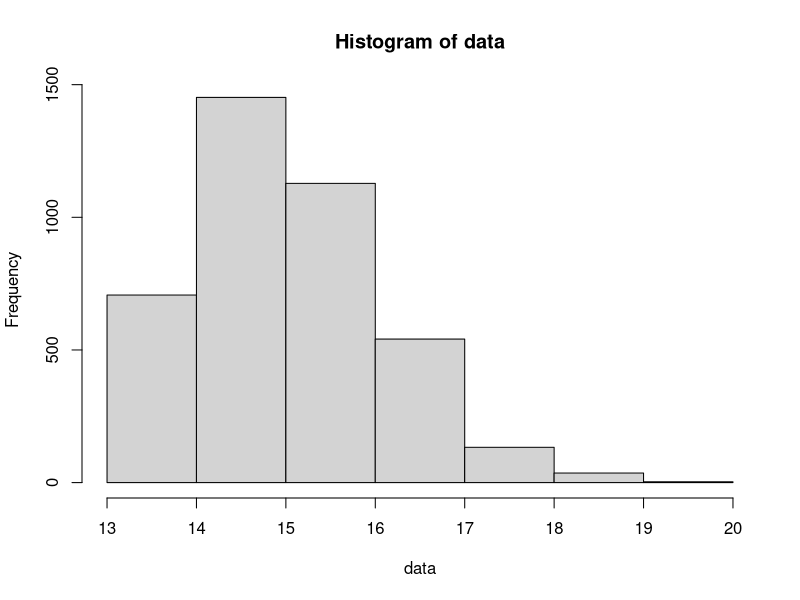
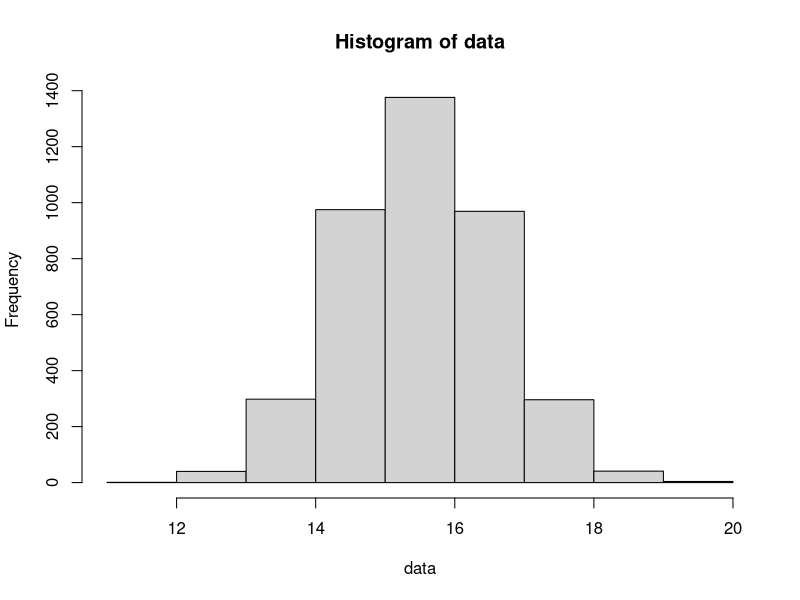
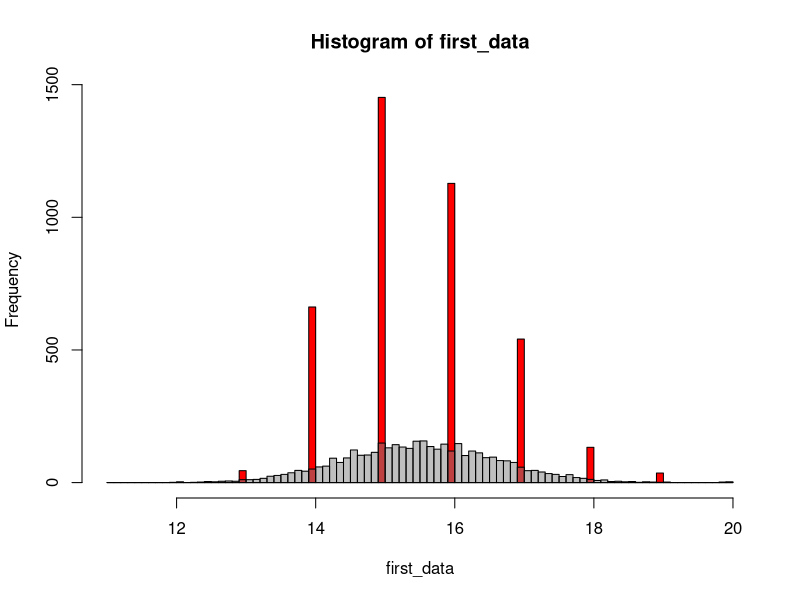
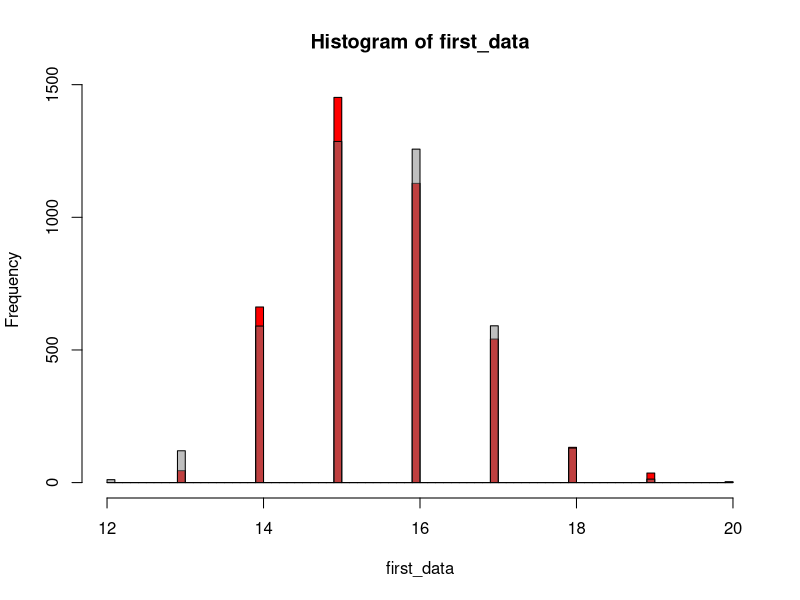
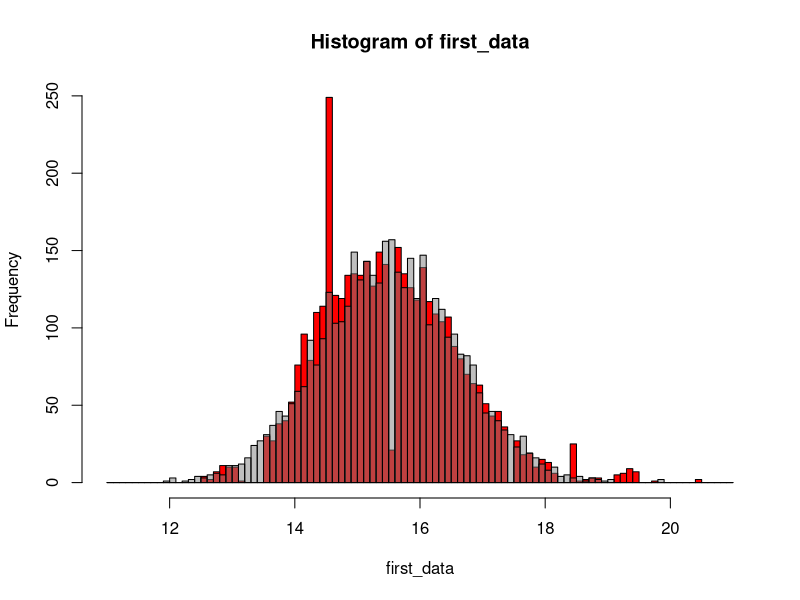
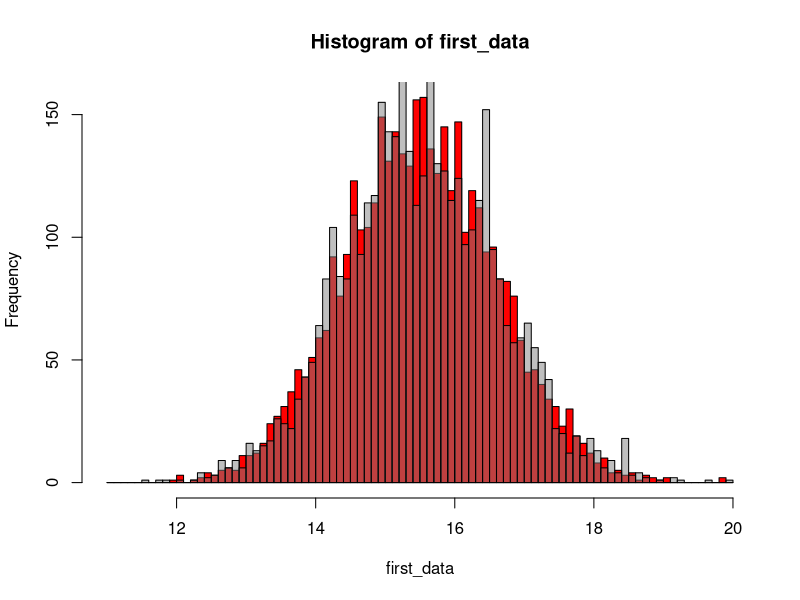
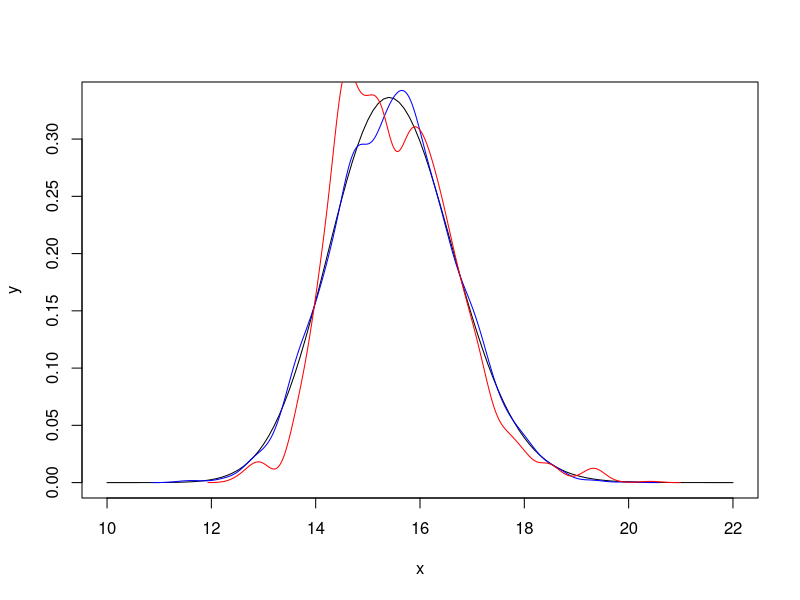
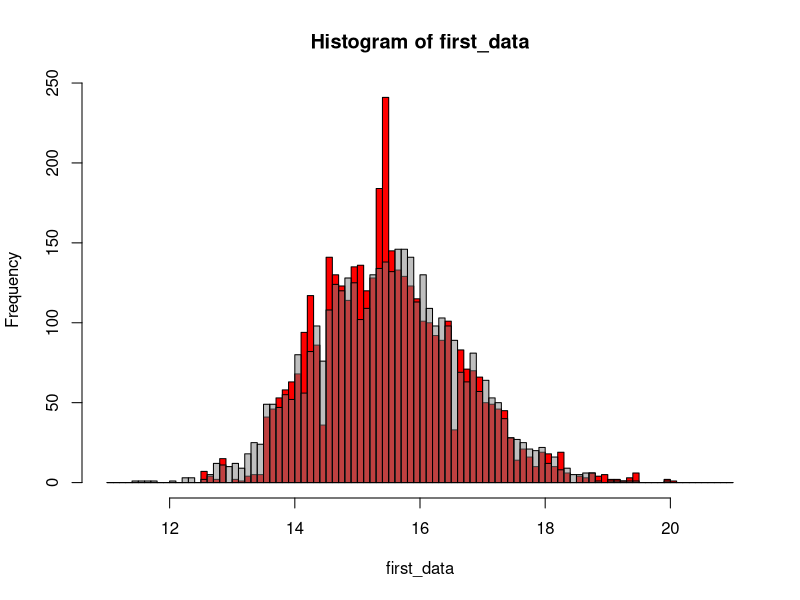

The R script that drew these images, in order:
library( MASS )

## Function for getting data (it's discrete) from experiment with our model
get_discrete_data = function() {
  value_count <- c(45, 662, 1452, 1128, 541, 133, 36, 3)
  values <- 13:20
  data <- rep(values, value_count)
  return (data)
}

## Print histogram
print_hist = function(data) {
  min_border = floor(min(data))
  max_border = ceiling(max(data))
  data_breaks = c(min_border : max_border)
  
  hist(data, breaks = data_breaks)
}

## Print two histograms
print_two_histogram = function(first_data, second_data) {
  min_border = min( floor(min(first_data)), floor(min(second_data)) )
  max_border = max( ceiling(max(first_data)), ceiling(max(second_data)) )
  data_breaks = seq(min_border, max_border, 0.1)
  data_xlim = c(min_border, max_border)
  
  par(mfrow = c(1, 1))
  hist(first_data, breaks = data_breaks, col = "red", xlim = data_xlim)
  hist(second_data, breaks = data_breaks, col = rgb(0.5, 0.5, 0.5, 0.5), add = TRUE)
}

## Get discrete data
discrete_data = get_discrete_data()
discrete_data_length = length(discrete_data)
## Print discrete data few ways
table(discrete_data)
print_hist(discrete_data)

## Function for finding parameters for our data when we except that it's gamma distribution
find_distibution_parameters = function(data) {
  start_shape = 155
  start_rate = start_shape / 15.5
  
  parameters = fitdistr(data, "gamma", list(shape = start_shape, rate = start_rate))
  return (parameters$estimate)
}

## Find parameters for discrete data
discrete_data_parameters = find_distibution_parameters(discrete_data)
discrete_data_shape = discrete_data_parameters[1]
discrete_data_rate = discrete_data_parameters[2]

## Function for checking a simple hypothesis with ks.test
check_simple_hypothesis = function(data, data_parameteres) {
  ks.test(data, "pgamma", shape = data_parameteres[1], rate = data_parameteres[2])
}

## Check a simple hypothesis with ks.test. Reject it (because of the discrete data)
check_simple_hypothesis(discrete_data, discrete_data_parameters)

## Generate vector of gamma distribution values
genetate_gamma_distribution_data = function(data_length, data_parameteres) {
  data = rgamma(data_length, shape = data_parameteres[1], rate = data_parameteres[2])
}
gamma_data_length = discrete_data_length
gamma_data_parameters = discrete_data_parameters
gamma_data = genetate_gamma_distribution_data(gamma_data_length, gamma_data_parameters)
print_hist(gamma_data)

## Print two histograms. Not good Graphics.
## We need to round gamma distribution or to get continuous data 
print_two_histogram(discrete_data, gamma_data)

## Function for getting round data from continuous data
get_round_data = function(data) {
  return (round(data))
}
round_gamma_data = get_round_data(gamma_data)
print_two_histogram(discrete_data, round_gamma_data)
## Check that gamma data is gamma distribution, but round gamma data is not!
check_simple_hypothesis(gamma_data, gamma_data_parameters)
check_simple_hypothesis(round_gamma_data, gamma_data_parameters)

## Function for getting continuous data from discrete data.
## Generate gamma distribution and get fractional part of it,
## and then add it to our data
get_continuous_data = function(data, data_length, data_parameters) {
  gamma_data = sort(genetate_gamma_distribution_data(data_length, data_parameters))
  round_gamma_data = get_round_data(gamma_data)
  added_values = gamma_data - round_gamma_data
  data = sort(data)
  
  continuous_data = data + added_values
  return (continuous_data)
}
continious_data = get_continuous_data(discrete_data, discrete_data_length, discrete_data_parameters)
print_two_histogram(continious_data, gamma_data)
## Check that gamma data is gamma distribution, but continuous data is not! (Wrong parameters maybe)
check_simple_hypothesis(gamma_data, gamma_data_parameters)
check_simple_hypothesis(continious_data, gamma_data_parameters)
## Check that continuous round gamma data is gamma distribution.
## It proves that our method is work.
continuous_round_gamma_data = get_continuous_data(round_gamma_data, gamma_data_length, gamma_data_parameters)
print_two_histogram(gamma_data, continuous_round_gamma_data)
check_simple_hypothesis(gamma_data, gamma_data_parameters)
check_simple_hypothesis(continuous_round_gamma_data, gamma_data_parameters)

## Now we need to find correct parameters for our data
## Function for printing ideal density of the gamma distribution and
## the density of our continuous data that was discrete
print_densities = function(data, data_length, data_parameters) {
  continuous_data = get_continuous_data(data, data_length, data_parameters)
  
  par(mfrow = c(1, 1))
  x = seq(10, 22, by=0.1)
  y = dgamma(x, shape = data_parameters[1], rate = data_parameters[2])
  plot(x, y, col = "transparent")
  lines(x, y, col = "black")
  
  gamma_data = genetate_gamma_distribution_data(data_length, data_parameters)
  den <- density(gamma_data)
  lines(den$x, den$y, col = "blue")
  
  den <- density(continious_data)
  lines(den$x, den$y, col = "red")
  
  return (c(continuous_data, gamma_data))
}

cur_data_shape = 170
cur_data_rate = cur_data_shape / 15.5
cur_data_parameters = c(cur_data_shape, cur_data_rate)
dates = print_densities(discrete_data, discrete_data_length, cur_data_parameters)
cur_continuous_data = dates[1:discrete_data_length]
cur_gamma_data = dates[(discrete_data_length + 1):(2 * discrete_data_length)]

## Check that gamma data is gamma distribution, but continuous data is not! (Wrong parameters maybe)
print_two_histogram(cur_continuous_data, cur_gamma_data)
check_simple_hypothesis(cur_gamma_data, cur_data_parameters)
check_simple_hypothesis(cur_continuous_data, cur_data_parameters)
